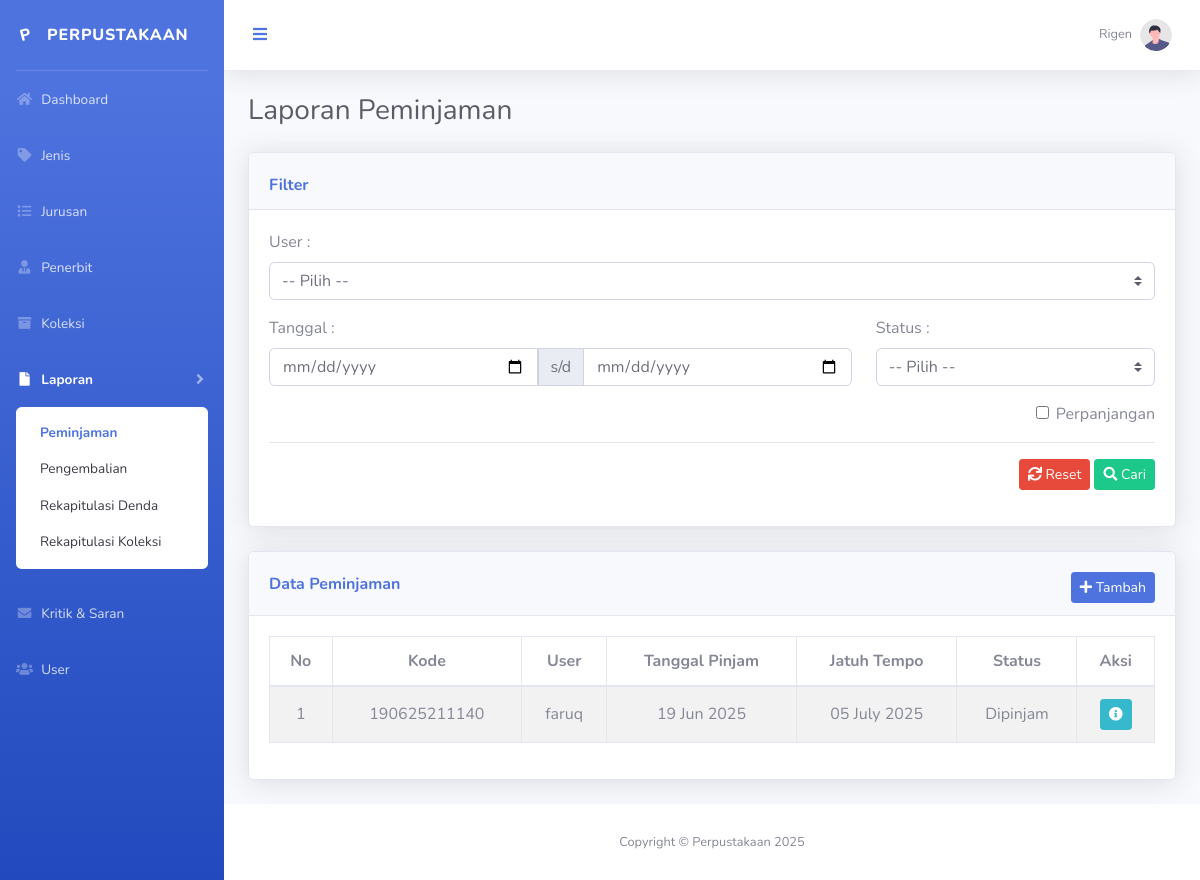
Page /admin/laporan/peminjaman/index.php (signed in) on the committed database.
### tables this page shows
CREATE TABLE IF NOT EXISTS `peminjaman` (
  `id` char(36) NOT NULL,
  `user_id` char(36) NOT NULL,
  `kode` varchar(255) NOT NULL,
  `jatuh_tempo` date DEFAULT NULL,
  `tanggal_pinjam` date NOT NULL,
  `perpanjangan` int DEFAULT NULL,
  `tanggal_kembali` date DEFAULT NULL,
  `status` enum('pengajuan','ditolak','dipinjam','selesai') NOT NULL,
  PRIMARY KEY (`id`)
);

CREATE TABLE IF NOT EXISTS `user` (
  `id` char(36) NOT NULL,
  `jurusan_id` char(36) DEFAULT NULL,
  `role` enum('admin','dosen','mahasiswa') NOT NULL,
  `nama` varchar(255) NOT NULL,
  `email` varchar(255) NOT NULL,
  `telepon` varchar(255) DEFAULT NULL,
  `password` varchar(255) NOT NULL,
  `alamat` text,
  PRIMARY KEY (`id`)
);

### connection.php (called while the page is built, shortened)
<?php
$base_url    = 'http://localhost/perpustakaan-main';

### admin/laporan/peminjaman/index.php (the view, shortened to what this page needs)
<?php
require '../../layouts/header.php';
$nomor                = 1;
$filter_borrow_start  = null;
$filter_borrow_finish = null;
$filter_perpanjangan  = null;
$sql_clause           = '';
$peminjaman = mysqli_query($conn, "SELECT peminjaman.id, peminjaman.kode, peminjaman.jatuh_tempo, peminjaman.status, peminjaman.tanggal_pinjam, peminjaman.perpanjangan, user.nama FROM peminjaman JOIN user ON user.id = peminjaman.user_id WHERE peminjaman.status IN ('pengajuan', 'dipinjam') AND user.role != 'admin' $sql_clause GROUP BY peminjaman.id ORDER BY peminjaman.tanggal_pinjam ASC");
?>
   <div class="container-fluid">
      <h1 class="h3 mb-2 text-gray-800">Laporan Peminjaman</h1>
      <div class="card shadow mb-4 mt-4">
         <div class="card-header">
            <div class="mt-2 font-weight-bold text-primary">
               Filter
            </div>
         </div>
         <div class="card-body">
            <form action="" method="GET">
               <div class="form-group">
                  <label>User :</label>
                  <select name="filter_user_id" id="filter_user_id" class="custom-select">
                     <option value="">-- Pilih --</option>
                  </select>
               </div>
               <div class="row">
                  <div class="col-md-8">
                     <div class="form-group">
                        <label>Tanggal :</label>
                        <div class="input-group">
                           <input type="date" name="filter_borrow_start" id="filter_borrow_start" class="form-control" max="<?= date('Y-m-d'); ?>" value="<?= $filter_borrow_start ? $filter_borrow_start : null ?>">
                           <div class="input-group-prepend">
                              <span class="input-group-text">s/d</span>
                           </div>
                           <input type="date" name="filter_borrow_finish" id="filter_borrow_finish" class="form-control" max="<?= date('Y-m-d'); ?>" value="<?= $filter_borrow_finish ? $filter_borrow_finish : null ?>">
                        </div>
                     </div>
                  </div>
                  <div class="col-md-4">
                     <div class="form-group">
                        <label>Status :</label>
                        <select name="filter_status" id="filter_status" class="custom-select">
                           <option value="">-- Pilih --</option>
                        </select>
                     </div>
                  </div>
                  <div class="col-md-12 text-right">
                     <div class="form-check">
                        <input type="checkbox" class="form-check-input" name="filter_perpanjangan" id="filter_perpanjangan" value="1" <?= $filter_perpanjangan ? 'checked' : '' ?>>
                        <label class="form-check-label" for="filter_perpanjangan">Perpanjangan</label>
                     </div>
                  </div>
               </div>
               <div class="form-group"><hr></div>
               <div class="form-group">
                  <div class="text-right">
                     <a href="<?= $base_url . '/admin/laporan/peminjaman'; ?>" class="btn btn-danger btn-sm"><i class="fas fa-sync"></i> Reset</a>
                     <button type="submit" name="filter" class="btn btn-success btn-sm"><i class="fas fa-search"></i> Cari</button>
                  </div>
               </div>
            </form>
         </div>
      </div>
      <div class="card shadow mb-4 mt-4">
         <div class="card-header">
            <div class="mt-2 font-weight-bold text-primary">
               Data Peminjaman
               <span class="float-right">
                  <a href="<?= $base_url . '/admin/laporan/peminjaman/tambah.php'; ?>" class="btn btn-primary btn-sm"><i class="fas fa-plus"></i> Tambah</a>
               </span>
            </div>
         </div>
         <div class="card-body">
            <div class="table-responsive">
               <table id="datatable" class="table table-bordered table-hover table-striped" width="100%">
                  <thead>
                     <tr class="text-center">
                        <th>No</th>
                        <th>Kode</th>
                        <th>User</th>
                        <th>Tanggal Pinjam</th>
                        <th>Jatuh Tempo</th>
                        <th>Status</th>
                        <th>Aksi</th>
                     </tr>
                  </thead>
                  <tbody>
                     <?php while($row = mysqli_fetch_assoc($peminjaman)) { ?>
                        <tr class="text-center">
                           <td class="align-middle"><?= $nomor; ?></td>
                           <td class="align-middle"><?= $row['kode']; ?></td>
                           <td class="align-middle"><?= $row['nama']; ?></td>
                           <td class="align-middle"><?= date('d M Y', strtotime($row['tanggal_pinjam'])); ?></td>
                           <td class="align-middle">
                              <?php if($row['jatuh_tempo']) { ?>
                                 <?php
                                    if($row['perpanjangan'] > 0) {
                                       $perpanjangan        = '+' . $row['perpanjangan'] . ' days';
                                       $tanggal_jatuh_tempo = date('d F Y', strtotime($perpanjangan, strtotime($row['jatuh_tempo'])));
                                    } else {
                                       $tanggal_jatuh_tempo = date('d F Y', strtotime($row['jatuh_tempo']));
                                    }
                                    echo $tanggal_jatuh_tempo;
                                 ?>
                              <?php } else { ?>
                                 Belum ditentukan
                              <?php } ?>
                           </td>
                           <td class="align-middle"><?= ucwords($row['status']); ?></td>
                           <td class="align-middle">
                              <a href="<?= $base_url . '/admin/laporan/peminjaman/detail.php?id=' . $row['id']; ?>" title="Detail" class="btn btn-info btn-sm"><i class="fas fa-info-circle"></i></a>
                           </td>
                        </tr>
                     <?php $nomor++; } ?>
                  </tbody>
               </table>
            </div>
         </div>
      </div>
   </div>
</div>
<?php require '../../layouts/footer.php'; ?>

### rows in the picture
peminjaman: kode "190625211140", user.nama "faruq", tanggal_pinjam "19 Jun 2025", tanggal_jatuh_tempo "05 July 2025", status "Dipinjam"

### other values in the picture
$_SESSION['bo_nama'] "Rigen"
